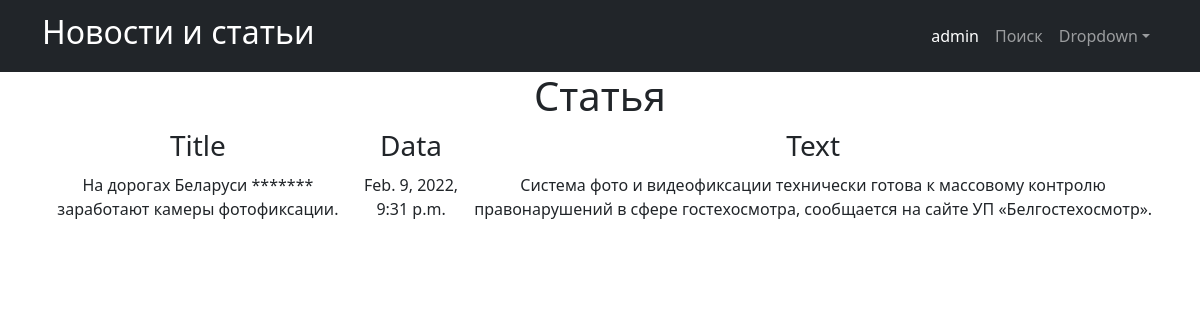
The page /news/2 on the database its author committed.
### news_portal/models.py (models this page shows, shortened)
class Post(models.Model):
    PostAuthor = models.ForeignKey(Author, on_delete=models.CASCADE)
    NEWS = 'NW'
    ARTICLE = 'AR'
    CATEGORIES = [
        ('NW', 'Новость'),
        ('AR', 'Статья')
    ]
    categoryType = models.CharField(max_length=2, choices=CATEGORIES)
    pubData = models.DateTimeField('дата добавления', auto_now_add=True)
    postCategory = models.ManyToManyField(Category, through='postCategory')
    postTitle = models.CharField('название публикации', max_length=255)
    postText = models.TextField('текст публикации')
    postRating = models.SmallIntegerField('рейтинг публикации', default=0)

### news_portal/views.py (the view)
# urls.py: path('<int:pk>', PostDetailView.as_view(), name='post_detail'),
class PostDetailView(DetailView):
    template_name = 'post_detail.html'
    queryset = Post.objects.all()

### news_portal/templatetags/censor.py (called while the page is built)
@register.filter(name='censor')
def censor(value):
    text = value.split()
    for word in text:
        if word.lower() in CENSOR:
            value = value.replace(word, '*' * len(word))
    return value

### templates/post_detail.html (shortened to what this page needs)
{% extends 'flatpages/default.html' %}
{% load censor %}
{% block content %}
 <h1>{{ post.get_categoryType_display }}</h1>
<table>
    <thead>
            <th>
                <h3>Title</h3>
            </th>
            <th>
                <h3>Data</h3>
            </th>
            <th>
                <h3>Text</h3>
            </th>
        </thead>
    <td>
        {{ post.postTitle|censor }}
    </td>
    <td>
        {{ post.pubData }}
    </td>
    <td>
        {{ post.postText|censor }}
    </td>
</table>
{% endblock content %}

### rows shown on the page
Post: categoryType "Статья", postTitle|censor "На дорогах Беларуси ******* заработают камеры фотофиксации.", pubData "Feb. 9, 2022, 9:31 p.m.", postText|censor "Система фото и видеофиксации технически готова к массовому контролю правонарушений в сфере гостехосмотра, сообщается на сайте УП «Белгостехосмотр»."
